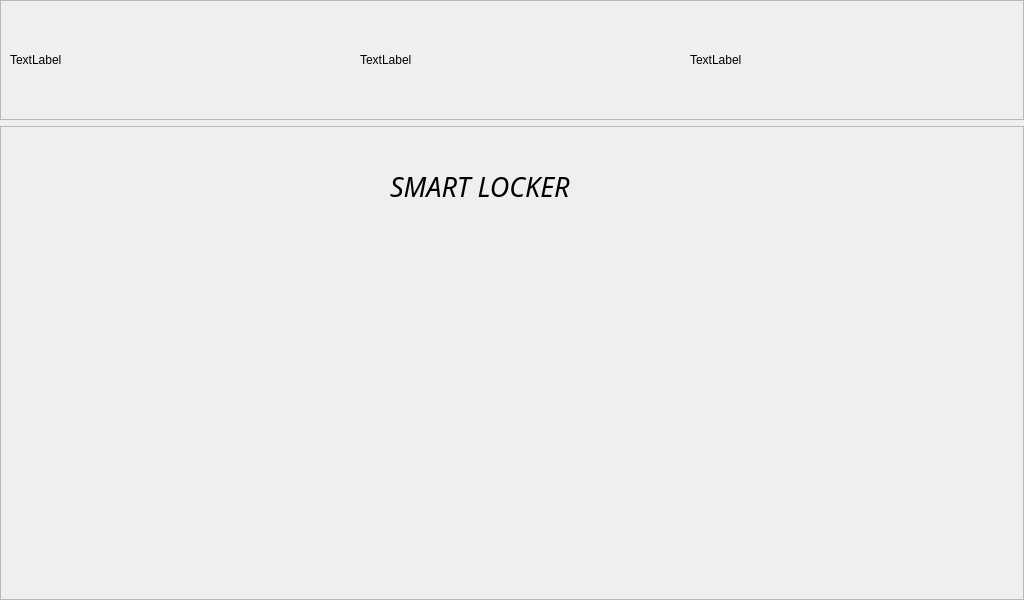
<?xml version="1.0" encoding="UTF-8"?>
<ui version="4.0">
 <class>MainWindow</class>
 <widget class="QMainWindow" name="MainWindow">
  <property name="geometry">
   <rect>
    <x>0</x>
    <y>0</y>
    <width>1024</width>
    <height>600</height>
   </rect>
  </property>
  <property name="windowTitle">
   <string>MainWindow</string>
  </property>
  <widget class="QWidget" name="centralwidget">
   <widget class="QWidget" name="begin_w" native="true">
    <property name="geometry">
     <rect>
      <x>0</x>
      <y>0</y>
      <width>1024</width>
      <height>600</height>
     </rect>
    </property>
    <layout class="QVBoxLayout" name="verticalLayout">
     <item>
      <widget class="QFrame" name="frame_header">
       <property name="maximumSize">
        <size>
         <width>16777215</width>
         <height>120</height>
        </size>
       </property>
       <property name="frameShape">
        <enum>QFrame::StyledPanel</enum>
       </property>
       <property name="frameShadow">
        <enum>QFrame::Raised</enum>
       </property>
       <layout class="QHBoxLayout" name="horizontalLayout">
        <item>
         <widget class="QLabel" name="label_logo">
          <property name="text">
           <string>TextLabel</string>
          </property>
         </widget>
        </item>
        <item>
         <spacer name="horizontalSpacer">
          <property name="orientation">
           <enum>Qt::Horizontal</enum>
          </property>
          <property name="sizeType">
           <enum>QSizePolicy::Minimum</enum>
          </property>
          <property name="sizeHint" stdset="0">
           <size>
            <width>20</width>
            <height>20</height>
           </size>
          </property>
         </spacer>
        </item>
        <item>
         <widget class="QLabel" name="label_date">
          <property name="text">
           <string>TextLabel</string>
          </property>
         </widget>
        </item>
        <item>
         <widget class="QLabel" name="label_time">
          <property name="text">
           <string>TextLabel</string>
          </property>
         </widget>
        </item>
       </layout>
      </widget>
     </item>
     <item>
      <widget class="QFrame" name="frame_main">
       <property name="frameShape">
        <enum>QFrame::StyledPanel</enum>
       </property>
       <property name="frameShadow">
        <enum>QFrame::Raised</enum>
       </property>
       <widget class="QLabel" name="label">
        <property name="geometry">
         <rect>
          <x>390</x>
          <y>30</y>
          <width>281</width>
          <height>61</height>
         </rect>
        </property>
        <property name="font">
         <font>
          <family>Monotype Corsiva</family>
          <pointsize>20</pointsize>
          <italic>true</italic>
         </font>
        </property>
        <property name="text">
         <string>SMART LOCKER</string>
        </property>
       </widget>
       <widget class="ClickableLabel" name="login_b">
        <property name="geometry">
         <rect>
          <x>180</x>
          <y>200</y>
          <width>101</width>
          <height>91</height>
         </rect>
        </property>
        <property name="text">
         <string/>
        </property>
        <property name="pixmap">
         <pixmap resource="../assets/resourcefile.qrc">:/icons/icon/feather-main/icons/airplay.svg</pixmap>
        </property>
        <property name="scaledContents">
         <bool>true</bool>
        </property>
       </widget>
       <widget class="ClickableLabel" name="sign_in">
        <property name="geometry">
         <rect>
          <x>580</x>
          <y>210</y>
          <width>91</width>
          <height>91</height>
         </rect>
        </property>
        <property name="text">
         <string/>
        </property>
        <property name="pixmap">
         <pixmap resource="../assets/resourcefile.qrc">:/icons/icon/feather-main/icons/activity.svg</pixmap>
        </property>
        <property name="scaledContents">
         <bool>true</bool>
        </property>
       </widget>
      </widget>
     </item>
    </layout>
   </widget>
  </widget>
  <widget class="QMenuBar" name="menubar">
   <property name="geometry">
    <rect>
     <x>0</x>
     <y>0</y>
     <width>1024</width>
     <height>26</height>
    </rect>
   </property>
  </widget>
 </widget>
 <customwidgets>
  <customwidget>
   <class>ClickableLabel</class>
   <extends>QLabel</extends>
   <header location="global">app.controllers.button</header>
  </customwidget>
 </customwidgets>
 <resources>
  <include location="../assets/resourcefile.qrc"/>
 </resources>
 <connections/>
</ui>
